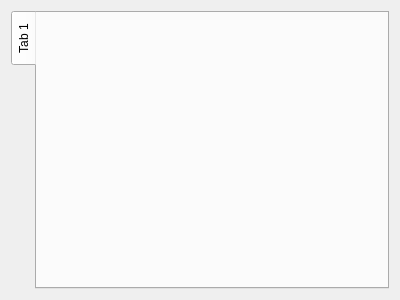
<ui version="4.0" >
 <class>mainWidget</class>
 <widget class="QWidget" name="mainWidget" >
  <property name="geometry" >
   <rect>
    <x>0</x>
    <y>0</y>
    <width>400</width>
    <height>300</height>
   </rect>
  </property>
  <property name="windowTitle" >
   <string>Form</string>
  </property>
  <layout class="QGridLayout" name="gridLayout" >
   <item row="0" column="0" >
    <widget class="QTabWidget" name="tabWidget" >
     <property name="tabPosition" >
      <enum>QTabWidget::West</enum>
     </property>
     <property name="tabShape" >
      <enum>QTabWidget::Rounded</enum>
     </property>
     <property name="currentIndex" >
      <number>0</number>
     </property>
     <property name="elideMode" >
      <enum>Qt::ElideNone</enum>
     </property>
     <widget class="QWidget" name="tab" >
      <property name="geometry" >
       <rect>
        <x>0</x>
        <y>0</y>
        <width>346</width>
        <height>280</height>
       </rect>
      </property>
      <attribute name="title" >
       <string>Tab 1</string>
      </attribute>
     </widget>
    </widget>
   </item>
  </layout>
 </widget>
 <resources/>
 <connections/>
</ui>
